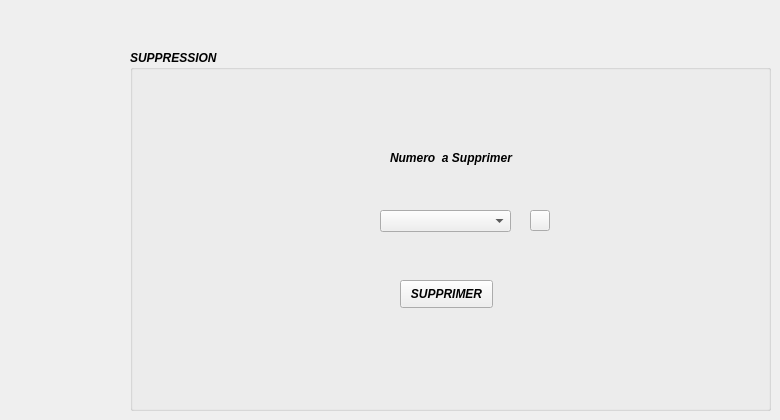
        <widget class="QWidget" name="tab_9">
         <attribute name="title">
          <string>Supprimer abonnement</string>
         </attribute>
         <widget class="QGroupBox" name="groupBox_6">
          <property name="geometry">
           <rect>
            <x>130</x>
            <y>50</y>
            <width>641</width>
            <height>361</height>
           </rect>
          </property>
          <property name="font">
           <font>
            <weight>75</weight>
            <italic>true</italic>
            <bold>true</bold>
           </font>
          </property>
          <property name="title">
           <string>SUPPRESSION</string>
          </property>
          <widget class="QLabel" name="label_16">
           <property name="geometry">
            <rect>
             <x>260</x>
             <y>100</y>
             <width>141</width>
             <height>16</height>
            </rect>
           </property>
           <property name="styleSheet">
            <string notr="true">font: 75 9pt &quot;MS Shell Dlg 2&quot;;</string>
           </property>
           <property name="text">
            <string>Numero  a Supprimer</string>
           </property>
          </widget>
          <widget class="QPushButton" name="sup_abo">
           <property name="geometry">
            <rect>
             <x>270</x>
             <y>230</y>
             <width>93</width>
             <height>28</height>
            </rect>
           </property>
           <property name="text">
            <string>SUPPRIMER</string>
           </property>
          </widget>
          <widget class="QComboBox" name="comboBoxsupprimer">
           <property name="geometry">
            <rect>
             <x>250</x>
             <y>160</y>
             <width>131</width>
             <height>22</height>
            </rect>
           </property>
          </widget>
          <widget class="QPushButton" name="pushButton_sup">
           <property name="geometry">
            <rect>
             <x>400</x>
             <y>160</y>
             <width>20</width>
             <height>21</height>
            </rect>
           </property>
           <property name="text">
            <string/>
           </property>
          </widget>
         </widget>
        </widget>
